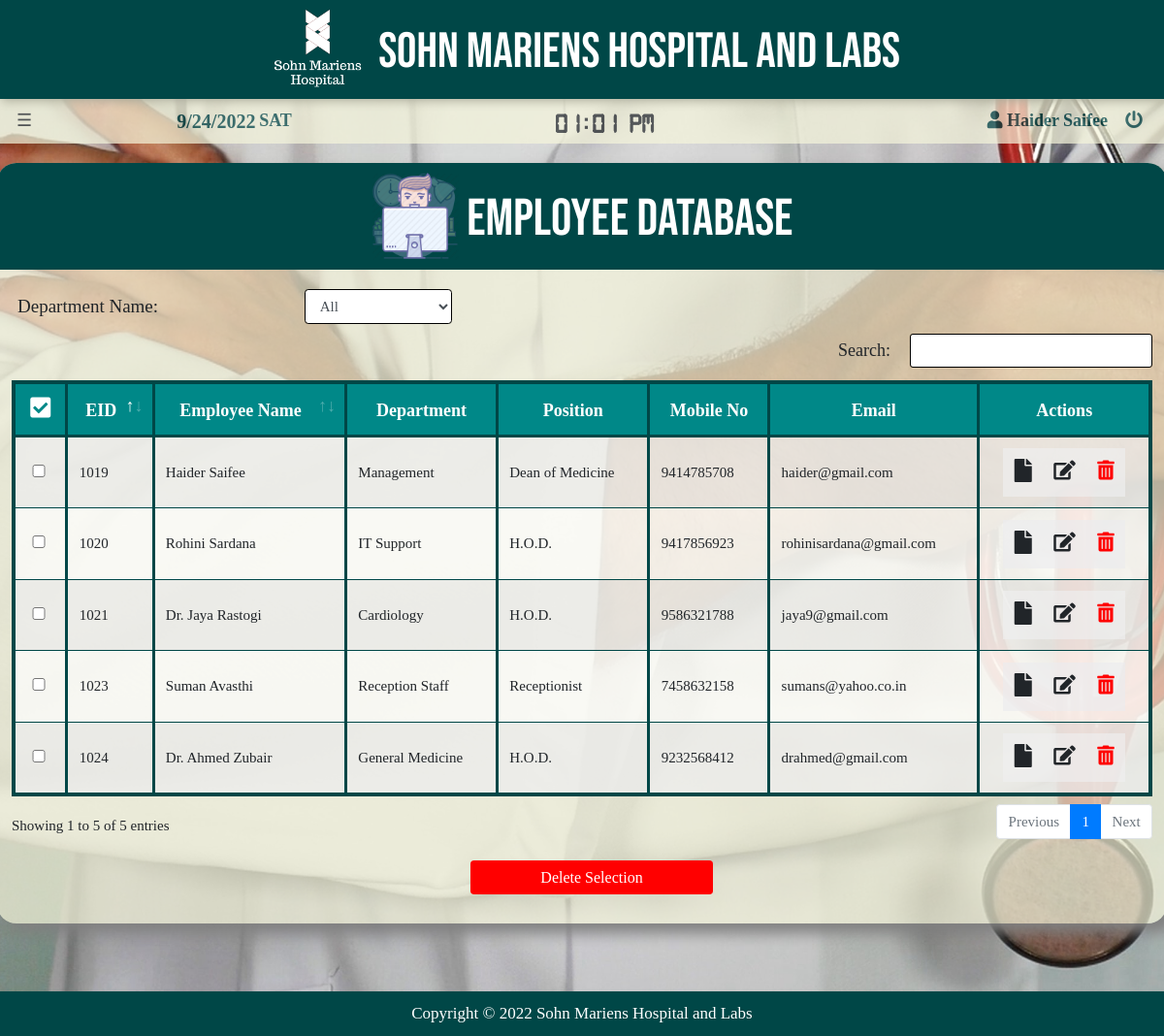
Page /Management/employee_details.php (signed in) on the committed database.
### tables this page shows
CREATE TABLE `employee` (
  `ID` int(10) UNSIGNED NOT NULL,
  `name` varchar(111) NOT NULL,
  `fname` varchar(111) NOT NULL,
  `mname` varchar(111) NOT NULL,
  `gender` varchar(111) NOT NULL,
  `dob` date NOT NULL,
  `aadhar` varchar(250) NOT NULL,
  `photo` varchar(111) NOT NULL,
  `mob` varchar(111) NOT NULL,
  `mobb` varchar(111) NOT NULL,
  `email` varchar(111) NOT NULL,
  `r_address` varchar(200) NOT NULL,
  `p_address` varchar(200) NOT NULL,
  `board` varchar(7) NOT NULL,
  `school` varchar(50) NOT NULL,
  `xiipercent` float NOT NULL,
  `marksheet` varchar(111) NOT NULL,
  `diploma` varchar(50) NOT NULL,
  `dip_file` varchar(111) NOT NULL,
  `bac_deg_file` varchar(111) NOT NULL,
  `bac_clg` varchar(111) NOT NULL,
  `bac_deg_name` varchar(111) NOT NULL,
  `mas_deg_file` varchar(111) NOT NULL,
  `mas_clg` varchar(111) NOT NULL,
  `mas_deg_name` varchar(111) NOT NULL,
  `doc_file` varchar(111) NOT NULL,
  `doc_clg` varchar(111) NOT NULL,
  `spl` varchar(111) NOT NULL,
  `exp` varchar(20) NOT NULL,
  `lastjob` varchar(40) NOT NULL,
  `oname` varchar(111) NOT NULL,
  `pan` varchar(10) NOT NULL,
  `bname` varchar(300) NOT NULL,
  `acno` int(20) NOT NULL,
  `ifsc` varchar(60) NOT NULL,
  `dept_id` int(11) NOT NULL,
  `position` varchar(100) NOT NULL,
  `j_date` date NOT NULL,
  `salary` float NOT NULL,
  `hasaccount` tinyint(1) NOT NULL
);

CREATE TABLE `departments` (
  `dept_id` int(11) NOT NULL,
  `Name` varchar(25) NOT NULL,
  `isDoctor` tinyint(1) NOT NULL,
  `isloginallowed` tinyint(1) NOT NULL
);

### Management/employee_details.php (the view, shortened to what this page needs)
<!DOCTYPE html>
<html>
<head>
  <?php
    include ('../bootstrap.php');
    include ('../database_connect.php');
  ?>
  <link rel="stylesheet" type="text/css" href="../styles/employee_details.css">
</head>
<body>
	<header>
		<?php include 'header.php';?>
	</header>
	<main>
		<div class="container">
			<div class="row">
				<div class="col-xs-7 col-sm-12 col-md-12 col-lg-12 table-body">
					<div class="row">
						<div class="heading col-sm-12">
							<img src="../images/job1.jpg" style="width: 90px;"> Employee Database
						</div>
					</div>
					<div class="row form-inline" >
						<div class="col-6 col-sm-5 col-md-4 col-lg-3">
							<span class="label1">Department Name:</span>
						</div>
						<div class="col-6 col-sm-6 col-md-4 col-lg-3">
							<select id='dept' name="dept" class="form-control">
								<option value="All">All</option>
							</select>
						</div>
					</div>
					<div class="row">
						<div class="col-sm-12 col-md-12 col-lg-12">
							<div id="area">
								<form action="delete_employee_all.php" method="post">
									<table class="table table-striped" id="example" style="width:100%!important;">
											<thead><tr>
												<th><i class='fas fa-check-square' style='font-size: 24px;'></i></th>
												<th>EID</th>
												<th>Employee Name</th>
												<th>Department</th>
												<th>Position</th>
												<th>Mobile No</th>
												<th>Email</th>
												<th>Actions</th>
											</tr></thead>
											<tbody>
												<?php
														$r=mysqli_query($con,"select ID, employee.name, departments.name,position,mob,email from employee inner join departments USING(dept_id)");
															if($r)
															{
																while($row=mysqli_fetch_array($r))
																{
																	echo "<tr>";
																	echo "<td><input type='checkbox' style='width:16px!important;height:auto!important;margin-left:5px!important;' name='chk[]' value=$row[0]></td>";
																	echo "<td>$row[0]</td>";
																	echo "<td style='text-align:left'>$row[1]</td>";
																	for($i=2;$i<6;$i++)
																	{
																		echo "<td>";
																		echo "$row[$i]";
																		echo "</td>";
																	}
																	echo "<td>
																		<table id='intab'>
																			<tr>
																				<td><a href='emp_file.php?a=$row[0]' class=''><i title='Show Complete' class='fas fa-file' style='font-size: 24px;'></i></td>
																				<td><a href='change_emp.php?a=$row[0]'><i title='Update Record' class='fas fa-edit' style='font-size: 20px;'></i></td>
																				<td><a href='delete_employee.php?a=$row[0]' class='' id='del'><i title='Delete Record' class='fas fa-trash-alt' style='font-size: 20px;'></i></td>
																			</tr>
																		</table></td>";
																		echo "</tr>";
																}
															}
															else echo mysqli_error($con);
														?>
													</tbody></table>
													<div class="delete">
														<input type="submit" value="Delete Selection" name="del" class="btn btn-secondary" style="background-color: red;border:red!important;">
													</div>
								</form>
							</div>
						</div>
					</div>
				</div>
			</div>
		</div>
	</main>
	<footer>
		Copyright &copy; <script type="text/javascript">document.write(new Date().getFullYear());</script>    <a> Sohn Mariens Hospital and Labs</a>
	</footer>
</body>
</html>
<?php include '../mydetails.php';?>

### Management/header.php (shortened to what this page needs)
<link rel="stylesheet" type="text/css" href="../styles/header.css">
<?php
    include ('../database_connect.php');
    $eid=$_SESSION["eid"];
    $r=mysqli_query($con,"select name from employee where id='$eid'");
  ?>
  <div class="hname">
    <img id="logo" src="../images/logo.png" style="width: 120px;height: auto;"> SOHN MARIENS HOSPITAL AND LABS
  </div>
<div class="sb">
  <table>
    <tr>
      <td><button class="w3-button w3-large" onclick="w3_open()">☰</button></td>
      <td id="dc" style="width: 480px;text-align: center;"><span id="date"></span> <span id="day"></span></td>
      <td id="cc" style="width: 570px;text-align: center;"><span id="clock">00:00:00</span></td>
      <td id="uname"><?php if($row=mysqli_fetch_array($r)) echo "<span id='user-name'><i class='fas fa-user'></i>  $row[0]</span>"; ?></td>
      <td class="logout" ><button title="Logout" class="w3-button w3-xlarge" id="lo" onclick="location.href='../logout.php'"><i class="fas fa-power-off"></i> </button></td>
    </tr>
  </table>
</div>

### styles/w3.css (style rules this page uses)
html { box-sizing:border-box }
*,*:before,*:after { box-sizing:inherit }
html { -ms-text-size-adjust:100%;-webkit-text-size-adjust:100% }
body { margin:0 }
article,aside,details,figcaption,figure,footer,header,main,menu,nav,section { display:block }
a { background-color:transparent }
img { border-style:none }
button,input,select,textarea,optgroup { font:inherit;margin:0 }
button,input { overflow:visible }
button,select { text-transform:none }
button,[type=button],[type=reset],[type=submit] { -webkit-appearance:button }
[type=checkbox],[type=radio] { padding:0 }
html,body { font-family:Verdana,sans-serif;font-size:15px;line-height:1.5 }
html { overflow-x:hidden }
img { vertical-align:middle }
a { color:inherit }
.w3-btn,.w3-button { border:none;display:inline-block;padding:8px 16px;vertical-align:middle;overflow:hidden;text-decoration:none;color:inherit;background-color:inherit;text-align:center;cursor:pointer;white-space:nowrap }
.w3-btn,.w3-button { -webkit-touch-callout:none;-webkit-user-select:none;-khtml-user-select:none;-moz-user-select:none;-ms-user-select:none;user-select:none }
.w3-large { font-size:18px!important }
.w3-xlarge { font-size:24px!important }

### styles/employee_details.css (style rules this page uses)
@media (min-width: 576px) { .container { max-width: 94vw; } }
@media (min-width: 576px) { #area { overflow-x: scroll!important; } }
@media (min-width: 576px) { #example { width: 240%!important; } }
@media (min-width: 768px) { .container { max-width: 92vw; } }
@media (min-width: 768px) { #area { overflow-x: scroll!important; } }
@media (min-width: 768px) { #example { width: 180%!important; } }
@media (min-width: 992px) { .container { max-width: 95vw; } }
@media (min-width: 992px) { #area { overflow-x: scroll!important; } }
@media (min-width: 992px) { #example { width: 120%!important; } }
@media (min-width: 1200px) { .container { max-width: 1200px; } }
@media (min-width: 1200px) { #area { overflow-x: hidden!important; } }
@media (min-width: 1200px) { #example { width: 100%!important; } }
.table-body { margin-top:20px; margin-bottom: 70px; padding-bottom:20px; background-color: rgba(245,245,220,0.7); box-shadow: 10px 10px 15px grey; }
.label1 { font-size: 19px; font-family:for_label1; margin-left: 6px; }
.heading { text-align: center; padding-top: 10px; vertical-align: middle; padding-bottom: 10px; margin-bottom: 20px; font-size:40pt; font-family: for_heading; background-color: rgb(0,71,71); color:white; }
select { border:1px solid black!important; }
#area { padding-top: 10px; padding-bottom: 10px; }
#area table { border-collapse: collapse!important; border:4px solid rgb(0,71,71); background-color: rgba(255,255,255,0.7)!important; }
#area th { text-align: center; border-bottom: 3px solid rgb(0,71,71); color:white; font-family: for_label1; border-right: 3px solid rgb(0,71,71); font-size: 18px; background-color: #008888; }
#area td { border-right: 3px solid rgb(0,71,71); border-bottom: 0.5px solid rgb(0,71,71); vertical-align: middle; }
#del { color: red; background-color: none; border:red; }
input { width:250px!important; height:35px!important; border:1px solid black!important; font-size: 16px!important; margin-left: 20px!important; }

### Management/employee_details.php (style rules this page uses)
#intab { border:none!important; background-color: white!important; margin: auto; }
#intab td, #intab tr { border:none!important; padding: none; }
.delete { margin-top: 20px; text-align: center; vertical-align: middle; }

### rows in the picture
employee: name "Haider Saifee", ID "1019", dept.Name "Management", position "Dean of Medicine", mob "9414785708", email "haider@gmail.com"
employee: ID "1020", name "Rohini Sardana", dept.Name "IT Support", position "H.O.D.", mob "9417856923", email "rohinisardana@gmail.com"
employee: ID "1021", name "Dr. Jaya Rastogi", dept.Name "Cardiology", position "H.O.D.", mob "9586321788", email "jaya9@gmail.com"
employee: ID "1023", name "Suman Avasthi", dept.Name "Reception Staff", position "Receptionist", mob "7458632158", email "sumans@yahoo.co.in"
employee: ID "1024", name "Dr. Ahmed Zubair", dept.Name "General Medicine", position "H.O.D.", mob "9232568412", email "drahmed@gmail.com"
